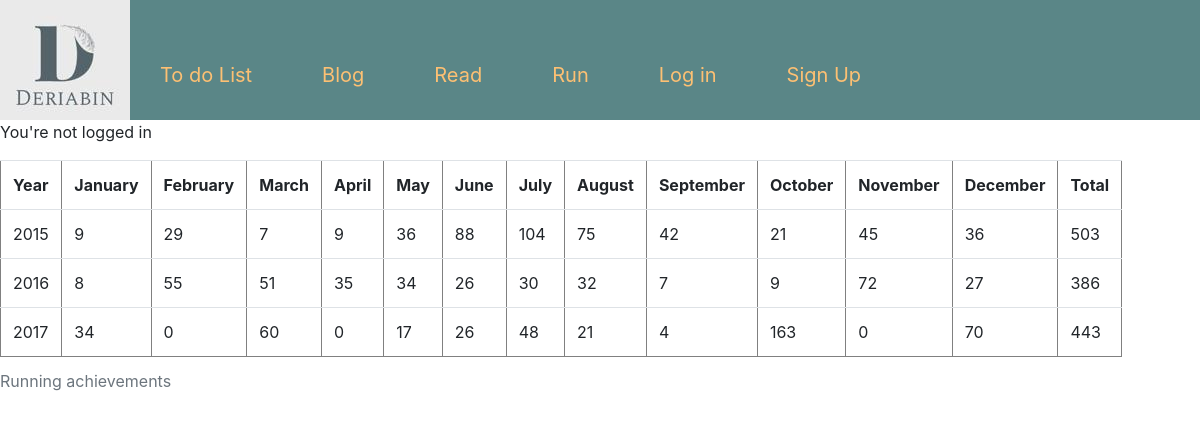
The app's page /run/ with its own data.
### run/models.py (models this page shows, shortened)
class Month(models.Model):
    title = models.CharField(max_length=100)
    total = models.PositiveIntegerField()
    year = models.ForeignKey(Year, on_delete=models.CASCADE)

class Year(models.Model):
    title = models.PositiveIntegerField()
    total = models.PositiveIntegerField()

### run/views.py (the view)
# urls.py: path("run/", views.RunListView.as_view(), name="run_home"),
class RunListView(ListView):
    model = Month
    template_name = "run/run_home.html"
    def get_context_data(self):
        context = super().get_context_data()
        context["years"] = Year.objects.all()
        context["twfif"] = Month.objects.filter(year_id=1)
        context["tf_tot"] = Year.objects.get(id=1)
        context["twsix"] = Month.objects.filter(year_id=2)
        context["ts_tot"] = Year.objects.get(id=2)
        context["twsev"] = Month.objects.filter(year_id=3)
        context["tse_tot"] = Year.objects.get(id=3)
        return context

### templates/run/run_home.html (shortened to what this page needs)
{% extends "base.html" %}
{% block content %}
<table border="1" class="table" style="width:80%">
    <caption>Running achievements</caption>
    <tr>
        <th>Year</th>
        <th>January</th>
        <th>February</th>
        <th>March</th>
        <th>April</th>
        <th>May</th>
        <th>June</th>
        <th>July</th>
        <th>August</th>
        <th>September</th>
        <th>October</th>
        <th>November</th>
        <th>December</th>
        <th>Total</th>
    </tr>
    <tr>
        <td>2015</td>
        {% for i in twfif %}
        <td> {{ i.total }}</td>
        {% endfor %}
         <td> {{ tf_tot.total }}</td>
    </tr>
    <tr>
        <td>2016</td>
        {% for i in twsix %}
        <td> {{ i.total }}</td>
        {% endfor %}
        <td> {{ ts_tot.total }}</td>
    </tr>
    <tr>
        <td>2017</td>
        {% for i in twsev %}
        <td> {{ i.total }}</td>
        {% endfor %}
         <td> {{ tse_tot.total }}</td>
    </tr>
</table>
{% endblock %}

### records on screen
Month: total "9"
Month: total "29"
Month: total "7"
Month: total "9"
Month: total "36"
Month: total "88"
Month: total "104"
Month: total "75"
Month: total "42"
Month: total "21"
Month: total "45"
Month: total "36"
Year: total "503"
Month: total "8"
Month: total "55"
Month: total "51"
Month: total "35"
Month: total "34"
Month: total "26"
Month: total "30"
Month: total "32"
Month: total "7"
Month: total "9"
Month: total "72"
Month: total "27"
Year: total "386"
Month: total "34"
Month: total "0"
Month: total "60"
Month: total "0"
Month: total "17"
Month: total "26"
Month: total "48"
Month: total "21"
Month: total "4"
Month: total "163"
Month: total "0"
Month: total "70"
Year: total "443"
